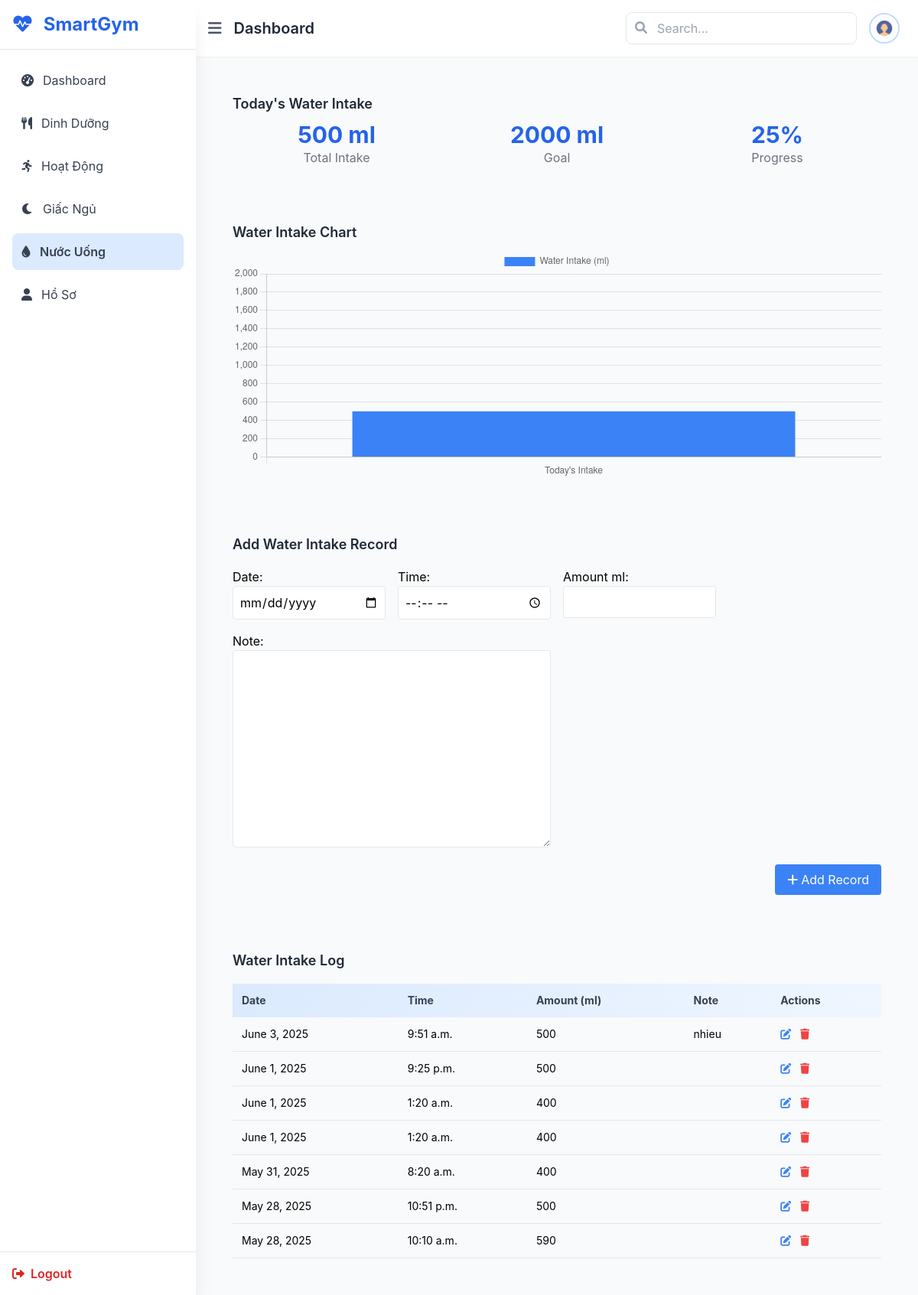
/water_intake/ (signed in), run on the app's committed database.
### hydration/models.py (models this page shows, shortened)
class WaterIntake(models.Model):
    user = models.ForeignKey(settings.AUTH_USER_MODEL, on_delete=models.CASCADE)
    date = models.DateField()
    time = models.TimeField()
    amount_ml = models.PositiveIntegerField()
    note = models.TextField(blank=True)

### main/views.py (the view)
# urls.py: path('water_intake/', views.water_intake, name='water_intake'),
@login_required
def water_intake(request):
    user = request.user
    today = date.today()
    if request.method == 'POST':
        form = WaterIntakeForm(request.POST)
        if form.is_valid():
            entry = form.save(commit=False)
            entry.user = user
            entry.save()
            return redirect('water_intake')
    else:
        form = WaterIntakeForm()
    today_entries = WaterIntake.objects.filter(user=user, date=today)
    total_today = today_entries.aggregate(total=Sum('amount_ml'))['total'] or 0
    all_entries = WaterIntake.objects.filter(user=user).order_by('-date', '-time')
    return render(request, 'main/water_intake.html', {
        'form': form,
        'entries': all_entries,
        'total_today': total_today,
        'goal_ml': 2000,
    })

### hydration/forms.py
class WaterIntakeForm(forms.ModelForm):
    class Meta:
        model = WaterIntake
        fields = ['date', 'time', 'amount_ml', 'note']
        widgets = {
            'date': forms.DateInput(attrs={'type': 'date'}),
            'time': forms.TimeInput(attrs={'type': 'time'}),
        }

### main/templatetags/form_filters.py (called while the page is built)
@register.filter(name='add_class')
def add_class(field, css_class):
    try:
        return field.as_widget(attrs={"class": css_class})
    except AttributeError:
        return field  # fallback nếu field không có .as_widget

@register.filter
def progress_percent(current, goal):
    try:
        return round((current / goal) * 100)
    except (ZeroDivisionError, TypeError):
        return 0

### main/templates/main/water_intake.html (shortened to what this page needs)
{% extends 'main/base.html' %}
{% load form_filters %}
{% block content %}
<div class="card p-6 rounded-lg mb-6">
    <h3 class="text-lg font-semibold text-gray-800 mb-2">Today's Water Intake</h3>
    <div class="grid grid-cols-1 md:grid-cols-3 text-center gap-4">
        <div>
            <p class="text-3xl font-bold text-blue-600">{{ total_today }} ml</p>
            <p class="text-gray-500">Total Intake</p>
        </div>
        <div>
            <p class="text-3xl font-bold text-blue-600">{{ goal_ml }} ml</p>
            <p class="text-gray-500">Goal</p>
        </div>
        <div>
            <p class="text-3xl font-bold text-blue-600">{{ total_today|progress_percent:goal_ml }}%</p>
            <p class="text-gray-500">Progress</p>
        </div>
    </div>
  </div>
<div class="card p-6 rounded-lg mb-6">
    <h3 class="text-lg font-semibold text-gray-800 mb-2">Water Intake Chart</h3>
    <div class="chart-container">
        <canvas id="waterChart"></canvas>
    </div>
</div>
<div class="card p-6 rounded-lg mb-6">
  <h3 class="text-lg font-semibold text-gray-800 mb-4">Add Water Intake Record</h3>
  <form method="POST" class="grid grid-cols-1 md:grid-cols-4 gap-4">
      <div>
        {{ form.date.label_tag }}
        {{ form.date|add_class:"w-full p-2 border rounded" }}
      </div>
      <div>
        {{ form.time.label_tag }}
        {{ form.time|add_class:"w-full p-2 border rounded" }}
      </div>
      <div>
        {{ form.amount_ml.label_tag }}
        {{ form.amount_ml|add_class:"w-full p-2 border rounded" }}
      </div>
      <div class="md:col-span-2">
        {{ form.note.label_tag }}
        {{ form.note|add_class:"w-full p-2 border rounded" }}
      </div>
      <div class="md:col-span-4 flex justify-end">
          <button type="submit" class="bg-blue-500 text-white px-4 py-2 rounded hover:bg-blue-600">
              <i class="fas fa-plus mr-1"></i>Add Record
          </button>
      </div>
  </form>
</div>
<div class="card p-6 rounded-lg">
  <h3 class="text-lg font-semibold text-gray-800 mb-4">Water Intake Log</h3>
  <div class="overflow-x-auto">
      <table class="w-full text-left text-sm">
          <thead class="bg-gradient-to-r from-blue-100 to-blue-50 text-gray-700">
              <tr>
                  <th class="p-3">Date</th>
                  <th class="p-3">Time</th>
                  <th class="p-3">Amount (ml)</th>
                  <th class="p-3">Note</th>
                  <th class="p-3">Actions</th>
              </tr>
          </thead>
          <tbody>
              {% for entry in entries %}
              <tr class="border-b">
                  <td class="p-3">{{ entry.date }}</td>
                  <td class="p-3">{{ entry.time }}</td>
                  <td class="p-3">{{ entry.amount_ml }}</td>
                  <td class="p-3">{{ entry.note }}</td>
                  <td class="p-3">
                      <a href="{% url 'edit_water' entry.id %}" class="text-blue-500 hover:text-blue-700 mr-2">
                          <i class="fas fa-edit"></i>
                      </a>
                      <a href="{% url 'delete_water' entry.id %}" class="text-red-500 hover:text-red-700">
                          <i class="fas fa-trash"></i>
                      </a>
                  </td>
              </tr>
              {% empty %}
              <tr><td colspan="5" class="p-3 text-gray-500">No water records found.</td></tr>
              {% endfor %}
          </tbody>
      </table>
  </div>
</div>
<script>
    function updateWaterChart() {
        fetch("{% url 'water-intake-data' %}") // Gọi API Django
            .then(response => response.json())
            .then(data => {
                if (typeof data.total !== "undefined") {
                    waterChart.data.datasets[0].data = [data.total];  // Cập nhật lượng nước uống
                    waterChart.update(); // Cập nhật biểu đồ ngay lập tức
                } else {
                    console.error("Dữ liệu từ API bị lỗi:", data);
                }
            })
            .catch(error => console.error("Lỗi khi lấy dữ liệu từ API:", error)); // Bắt lỗi nếu API gặp sự cố
    }
    document.addEventListener("DOMContentLoaded", function () {
        updateWaterChart(); // Cập nhật biểu đồ khi tải trang
    });
    const waterCtx = document.getElementById("waterChart").getContext("2d");
    const waterChart = new Chart(waterCtx, {
        type: "bar",
        data: {
            labels: ["Today's Intake"],
            datasets: [
                {
                    label: "Water Intake (ml)",
                    data: [Number("{{ total_today|default:0 }}")],
                    backgroundColor: "rgb(59, 130, 246)"
                }
            ]
        },
        options: {
            responsive: true,
            maintainAspectRatio: false,
            scales: { y: { beginAtZero: true, max: 2000 } }
        }
    });
    document.querySelector("form").addEventListener("submit", function(event) {
        setTimeout(updateWaterChart, 500); // Cập nhật ngay sau khi nhập lượng nước mới
    });
</script>
{% endblock %}

### main/static/css/styles.css (style rules this page uses)
body { font-family: "Inter", sans-serif; }
.card { transition: transform 0.3s ease, box-shadow 0.3s ease; }
.chart-container { position: relative; height: 300px; }

### data on the page
WaterIntake: date "June 3, 2025", time "9:51 a.m.", amount_ml "500", note "nhieu"
WaterIntake: date "June 1, 2025", time "9:25 p.m.", amount_ml "500"
WaterIntake: date "June 1, 2025", time "1:20 a.m.", amount_ml "400"
WaterIntake: date "June 1, 2025", time "1:20 a.m.", amount_ml "400"
WaterIntake: date "May 31, 2025", time "8:20 a.m.", amount_ml "400"
WaterIntake: date "May 28, 2025", time "10:51 p.m.", amount_ml "500"
WaterIntake: date "May 28, 2025", time "10:10 a.m.", amount_ml "590"

### other printed values
{{ total_today }} "500"
{{ goal_ml }} "2000"
{{ total_today|progress_percent:goal_ml }} "25"
